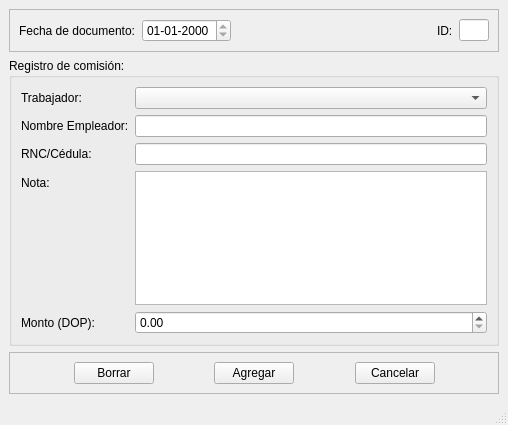
<?xml version="1.0" encoding="UTF-8"?>
<ui version="4.0">
 <class>MainWindow</class>
 <widget class="QMainWindow" name="MainWindow">
  <property name="geometry">
   <rect>
    <x>0</x>
    <y>0</y>
    <width>508</width>
    <height>425</height>
   </rect>
  </property>
  <property name="windowTitle">
   <string>Registro de remuneración de otros empleadores</string>
  </property>
  <widget class="QWidget" name="centralwidget">
   <layout class="QVBoxLayout" name="verticalLayout_2">
    <item>
     <widget class="QFrame" name="frame_2">
      <property name="frameShape">
       <enum>QFrame::StyledPanel</enum>
      </property>
      <property name="frameShadow">
       <enum>QFrame::Raised</enum>
      </property>
      <layout class="QHBoxLayout" name="horizontalLayout_2">
       <item>
        <widget class="QLabel" name="label_2">
         <property name="text">
          <string>Fecha de documento:</string>
         </property>
        </widget>
       </item>
       <item>
        <widget class="QDateEdit" name="fecha_doc">
         <property name="readOnly">
          <bool>true</bool>
         </property>
         <property name="displayFormat">
          <string>dd-MM-yyyy</string>
         </property>
        </widget>
       </item>
       <item>
        <spacer name="horizontalSpacer_4">
         <property name="orientation">
          <enum>Qt::Horizontal</enum>
         </property>
         <property name="sizeHint" stdset="0">
          <size>
           <width>176</width>
           <height>20</height>
          </size>
         </property>
        </spacer>
       </item>
       <item>
        <widget class="QLabel" name="label_3">
         <property name="text">
          <string>ID:</string>
         </property>
        </widget>
       </item>
       <item>
        <widget class="QLineEdit" name="id_visible">
         <property name="maximumSize">
          <size>
           <width>30</width>
           <height>16777215</height>
          </size>
         </property>
         <property name="readOnly">
          <bool>true</bool>
         </property>
        </widget>
       </item>
      </layout>
     </widget>
    </item>
    <item>
     <widget class="QGroupBox" name="groupBox">
      <property name="title">
       <string>Registro de comisión:</string>
      </property>
      <layout class="QVBoxLayout" name="verticalLayout">
       <item>
        <layout class="QFormLayout" name="formLayout">
         <item row="0" column="0">
          <widget class="QLabel" name="label">
           <property name="text">
            <string>Trabajador:</string>
           </property>
          </widget>
         </item>
         <item row="0" column="1">
          <widget class="QComboBox" name="trabajador">
           <property name="toolTip">
            <string>&lt;html&gt;&lt;head/&gt;&lt;body&gt;&lt;p&gt;Seleccione de este listado al trabajador que le quiera registrar la variación&lt;/p&gt;&lt;/body&gt;&lt;/html&gt;</string>
           </property>
          </widget>
         </item>
         <item row="3" column="0">
          <widget class="QLabel" name="label_6">
           <property name="text">
            <string>Nota:</string>
           </property>
          </widget>
         </item>
         <item row="3" column="1">
          <widget class="QPlainTextEdit" name="nota">
           <property name="sizePolicy">
            <sizepolicy hsizetype="Expanding" vsizetype="Expanding">
             <horstretch>0</horstretch>
             <verstretch>0</verstretch>
            </sizepolicy>
           </property>
           <property name="toolTip">
            <string>&lt;html&gt;&lt;head/&gt;&lt;body&gt;&lt;p&gt;Es obligartorio para agregar la variación que realice una nota. Todo monto que se otorgue por esta vía será reportado a la TSS a través de los TXT. Por lo tanto, será tomado en cuenta como base para el cálculo del impuesto sobre la renta.&lt;/p&gt;&lt;/body&gt;&lt;/html&gt;</string>
           </property>
          </widget>
         </item>
         <item row="4" column="0">
          <widget class="QLabel" name="label_5">
           <property name="text">
            <string>Monto (DOP):</string>
           </property>
          </widget>
         </item>
         <item row="4" column="1">
          <widget class="QDoubleSpinBox" name="monto">
           <property name="toolTip">
            <string>&lt;html&gt;&lt;head/&gt;&lt;body&gt;&lt;p&gt;Monto en pesos dominicanos a ser pagados al trabajador como otra remuneración. Esta remuneración es base de computo para el ISR solamente. No forma parte del salario para la Seguridad Social ni INFOTEP.&lt;/p&gt;&lt;/body&gt;&lt;/html&gt;</string>
           </property>
           <property name="minimum">
            <double>0.000000000000000</double>
           </property>
           <property name="maximum">
            <double>999998.989999999990687</double>
           </property>
           <property name="singleStep">
            <double>0.010000000000000</double>
           </property>
          </widget>
         </item>
         <item row="1" column="0">
          <widget class="QLabel" name="label_4">
           <property name="text">
            <string>Nombre Empleador:</string>
           </property>
          </widget>
         </item>
         <item row="2" column="0">
          <widget class="QLabel" name="label_7">
           <property name="text">
            <string>RNC/Cédula:</string>
           </property>
          </widget>
         </item>
         <item row="1" column="1">
          <widget class="QLineEdit" name="nombre_empleador">
           <property name="toolTip">
            <string>&lt;html&gt;&lt;head/&gt;&lt;body&gt;&lt;p&gt;Campo obligatorio.&lt;/p&gt;&lt;/body&gt;&lt;/html&gt;</string>
           </property>
          </widget>
         </item>
         <item row="2" column="1">
          <widget class="QLineEdit" name="id_empleador">
           <property name="toolTip">
            <string>&lt;html&gt;&lt;head/&gt;&lt;body&gt;&lt;p&gt;Campo obligatorio.&lt;/p&gt;&lt;/body&gt;&lt;/html&gt;</string>
           </property>
          </widget>
         </item>
        </layout>
       </item>
      </layout>
     </widget>
    </item>
    <item>
     <widget class="QFrame" name="frame">
      <property name="frameShape">
       <enum>QFrame::StyledPanel</enum>
      </property>
      <property name="frameShadow">
       <enum>QFrame::Raised</enum>
      </property>
      <layout class="QHBoxLayout" name="horizontalLayout">
       <item>
        <spacer name="horizontalSpacer">
         <property name="orientation">
          <enum>Qt::Horizontal</enum>
         </property>
         <property name="sizeHint" stdset="0">
          <size>
           <width>17</width>
           <height>20</height>
          </size>
         </property>
        </spacer>
       </item>
       <item>
        <widget class="QPushButton" name="borrar">
         <property name="toolTip">
          <string>&lt;html&gt;&lt;head/&gt;&lt;body&gt;&lt;p&gt;Borra el registro activo.&lt;/p&gt;&lt;/body&gt;&lt;/html&gt;</string>
         </property>
         <property name="text">
          <string>Borrar</string>
         </property>
        </widget>
       </item>
       <item>
        <spacer name="horizontalSpacer_5">
         <property name="orientation">
          <enum>Qt::Horizontal</enum>
         </property>
         <property name="sizeHint" stdset="0">
          <size>
           <width>40</width>
           <height>20</height>
          </size>
         </property>
        </spacer>
       </item>
       <item>
        <widget class="QPushButton" name="agregar">
         <property name="toolTip">
          <string>&lt;html&gt;&lt;head/&gt;&lt;body&gt;&lt;p&gt;Presione este botón para agregar la variación.&lt;/p&gt;&lt;/body&gt;&lt;/html&gt;</string>
         </property>
         <property name="text">
          <string>Agregar</string>
         </property>
        </widget>
       </item>
       <item>
        <spacer name="horizontalSpacer_2">
         <property name="orientation">
          <enum>Qt::Horizontal</enum>
         </property>
         <property name="sizeHint" stdset="0">
          <size>
           <width>16</width>
           <height>20</height>
          </size>
         </property>
        </spacer>
       </item>
       <item>
        <widget class="QPushButton" name="cancelar">
         <property name="toolTip">
          <string>&lt;html&gt;&lt;head/&gt;&lt;body&gt;&lt;p&gt;Este botón cierra la pantalla actual.&lt;/p&gt;&lt;/body&gt;&lt;/html&gt;</string>
         </property>
         <property name="text">
          <string>Cancelar</string>
         </property>
        </widget>
       </item>
       <item>
        <spacer name="horizontalSpacer_3">
         <property name="orientation">
          <enum>Qt::Horizontal</enum>
         </property>
         <property name="sizeHint" stdset="0">
          <size>
           <width>39</width>
           <height>20</height>
          </size>
         </property>
        </spacer>
       </item>
      </layout>
     </widget>
    </item>
   </layout>
  </widget>
  <widget class="QMenuBar" name="menubar">
   <property name="geometry">
    <rect>
     <x>0</x>
     <y>0</y>
     <width>508</width>
     <height>22</height>
    </rect>
   </property>
  </widget>
  <widget class="QStatusBar" name="statusbar"/>
 </widget>
 <tabstops>
  <tabstop>fecha_doc</tabstop>
  <tabstop>id_visible</tabstop>
  <tabstop>trabajador</tabstop>
  <tabstop>nombre_empleador</tabstop>
  <tabstop>id_empleador</tabstop>
  <tabstop>nota</tabstop>
  <tabstop>monto</tabstop>
  <tabstop>borrar</tabstop>
  <tabstop>agregar</tabstop>
  <tabstop>cancelar</tabstop>
 </tabstops>
 <resources/>
 <connections/>
</ui>
